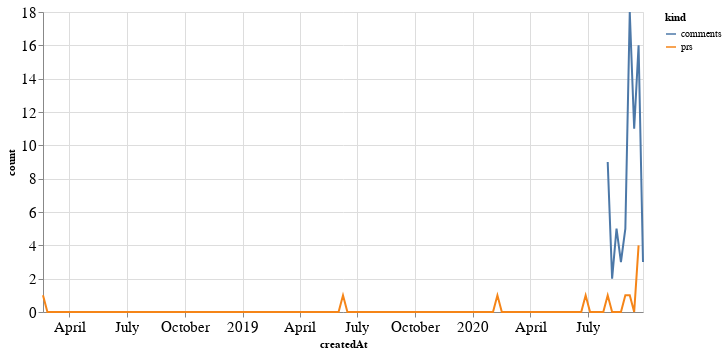

The notebook cell saved with this chart:
### Code cell
alt.Chart(total_time, width=600).mark_line().encode(
    x='createdAt',
    y='count',
    color='kind'
)

### Figure 1 — Vega-Lite specification as saved in the notebook (floating-point values rounded to 4 significant figures; data arrays with more than 128 entries replaced by an {"elided": "..."} marker saying what was removed)
{"config": {"axisLeft": {"labelFontSize": 15}, "axisBottom": {"labelFontSize": 15}}, "data": {"name": "data-e1550ba4e31b0fbcbea33ae9d24aa0f0"}, "mark": "line", "encoding": {"color": {"type": "nominal", "field": "kind"}, "x": {"type": "temporal", "field": "createdAt"}, "y": {"type": "quantitative", "field": "count"}}, "width": 600, "$schema": "https://vega.github.io/schema/vega-lite/v4.8.1.json", "datasets": {"data-e1550ba4e31b0fbcbea33ae9d24aa0f0": {"elided": "274 records"}}}
